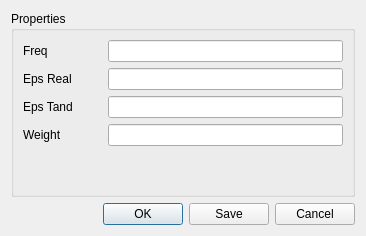
<?xml version="1.0" encoding="UTF-8"?>
<ui version="4.0">
 <class>W_MaterialDispersionFit_DielectricCell</class>
 <widget class="QDialog" name="W_MaterialDispersionFit_DielectricCell">
  <property name="geometry">
   <rect>
    <x>0</x>
    <y>0</y>
    <width>366</width>
    <height>236</height>
   </rect>
  </property>
  <property name="windowTitle">
   <string>Properties</string>
  </property>
  <layout class="QGridLayout" name="gridLayout_11">
   <item row="1" column="0">
    <widget class="QDialogButtonBox" name="buttonBox">
     <property name="orientation">
      <enum>Qt::Horizontal</enum>
     </property>
     <property name="standardButtons">
      <set>QDialogButtonBox::Cancel|QDialogButtonBox::Ok|QDialogButtonBox::Save</set>
     </property>
    </widget>
   </item>
   <item row="0" column="0">
    <widget class="QGroupBox" name="groupBox">
     <property name="title">
      <string>Properties</string>
     </property>
     <layout class="QGridLayout" name="gridLayout" rowstretch="0,0,0,0,1" columnstretch="1,3">
      <item row="0" column="0">
       <widget class="QLabel" name="label">
        <property name="text">
         <string>Freq</string>
        </property>
       </widget>
      </item>
      <item row="0" column="1">
       <widget class="QLineEdit" name="lineEdit_Freq"/>
      </item>
      <item row="1" column="0">
       <widget class="QLabel" name="label_3">
        <property name="text">
         <string>Eps Real</string>
        </property>
       </widget>
      </item>
      <item row="1" column="1">
       <widget class="QLineEdit" name="lineEdit_Real"/>
      </item>
      <item row="2" column="0" colspan="2">
       <widget class="QStackedWidget" name="stackedWidget">
        <property name="currentIndex">
         <number>1</number>
        </property>
        <widget class="QWidget" name="page">
         <layout class="QHBoxLayout" name="horizontalLayout" stretch="1,3">
          <property name="leftMargin">
           <number>0</number>
          </property>
          <property name="topMargin">
           <number>0</number>
          </property>
          <property name="rightMargin">
           <number>0</number>
          </property>
          <property name="bottomMargin">
           <number>0</number>
          </property>
          <item>
           <widget class="QLabel" name="label_5">
            <property name="text">
             <string>Eps Imag</string>
            </property>
           </widget>
          </item>
          <item>
           <widget class="QLineEdit" name="lineEdit_Imag"/>
          </item>
         </layout>
        </widget>
        <widget class="QWidget" name="page_2">
         <layout class="QHBoxLayout" name="horizontalLayout_2" stretch="1,3">
          <property name="leftMargin">
           <number>0</number>
          </property>
          <property name="topMargin">
           <number>0</number>
          </property>
          <property name="rightMargin">
           <number>0</number>
          </property>
          <property name="bottomMargin">
           <number>0</number>
          </property>
          <item>
           <widget class="QLabel" name="label_6">
            <property name="text">
             <string>Eps Tand</string>
            </property>
           </widget>
          </item>
          <item>
           <widget class="QLineEdit" name="lineEdit_Tand"/>
          </item>
         </layout>
        </widget>
       </widget>
      </item>
      <item row="3" column="0">
       <widget class="QLabel" name="label_4">
        <property name="text">
         <string>Weight</string>
        </property>
       </widget>
      </item>
      <item row="3" column="1">
       <widget class="QLineEdit" name="lineEdit_Weight"/>
      </item>
      <item row="4" column="1">
       <spacer name="verticalSpacer">
        <property name="orientation">
         <enum>Qt::Vertical</enum>
        </property>
        <property name="sizeHint" stdset="0">
         <size>
          <width>20</width>
          <height>40</height>
         </size>
        </property>
       </spacer>
      </item>
     </layout>
    </widget>
   </item>
  </layout>
 </widget>
 <resources/>
 <connections>
  <connection>
   <sender>buttonBox</sender>
   <signal>rejected()</signal>
   <receiver>W_MaterialDispersionFit_DielectricCell</receiver>
   <slot>reject()</slot>
   <hints>
    <hint type="sourcelabel">
     <x>226</x>
     <y>237</y>
    </hint>
    <hint type="destinationlabel">
     <x>237</x>
     <y>210</y>
    </hint>
   </hints>
  </connection>
 </connections>
</ui>
